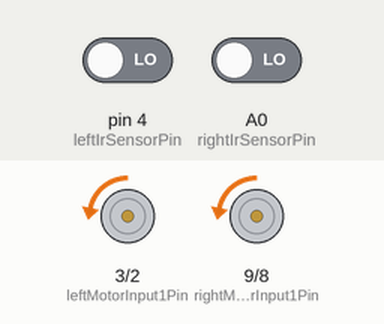
This sketch was run on a simulated Arduino Uno, built with avr-gcc and run on an emulated ATmega328P. Shown: motor-driver pin pairs drawn as motors (green arrow = first pin HIGH = forward, orange = second pin HIGH = backward, longer = more drive, scaled by the enable pin). The inputs (shaded band) are chosen by the test bench; at power-on: pin 4 (leftIrSensorPin) LOW, A0 (rightIrSensorPin) LOW. What the sketch prints to the serial monitor is not drawn.

Above: at 2.2 s.
2.3 s: pin 4 (leftIrSensorPin) driven HIGH
At 3.2 s:
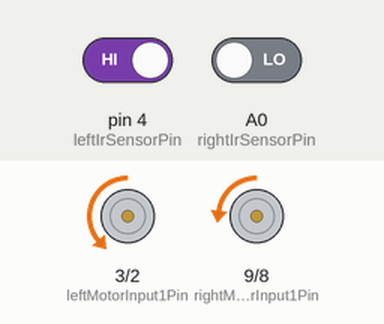
3.8 s: A0 (rightIrSensorPin) driven HIGH
At 4.3 s:
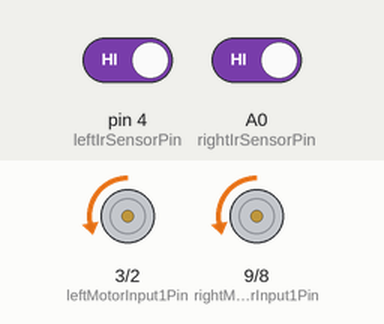
5.3 s: pin 4 (leftIrSensorPin) driven LOW
At 6.6 s:
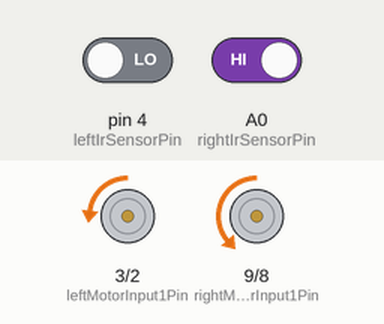
Timing chart, 0 to 8.3 s (numbered marks = the images above; inputs shaded):
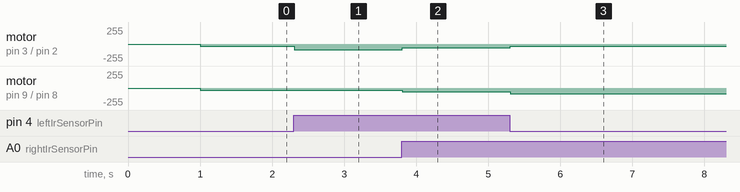

Measured:
- after the input at 2.3 s, motor on pin 3 (leftMotorInput1Pin) / pin 2 (leftMotorInput2Pin): backward 30/255 → backward 85/255 at once; motor on pin 9 (rightMotorInput1Pin) / pin 8 (rightMotorInput2Pin): backward 30/255 → backward 35/255 at once
- after the input at 3.8 s, motor on pin 3 (leftMotorInput1Pin) / pin 2 (leftMotorInput2Pin): backward 85/255 → backward 55/255 at once; motor on pin 9 (rightMotorInput1Pin) / pin 8 (rightMotorInput2Pin): backward 35/255 → backward 55/255 at once
- after the input at 5.3 s, motor on pin 3 (leftMotorInput1Pin) / pin 2 (leftMotorInput2Pin): backward 55/255 → backward 35/255 at once; motor on pin 9 (rightMotorInput1Pin) / pin 8 (rightMotorInput2Pin): backward 55/255 → backward 85/255 at once

The sketch:

line_following_v1.ino
```cpp
// IR sensor pins
const int leftIrSensorPin = 4;
const int rightIrSensorPin = A0;

// Left motor driver pins
const int leftMotorEnablePin = 5;
const int leftMotorInput1Pin = 3;
const int leftMotorInput2Pin = 2;

// Right motor driver pins
const int rightMotorEnablePin = 10;
const int rightMotorInput1Pin = 9;
const int rightMotorInput2Pin = 8;

// Speed settings
const int straightSpeed = 55;
const int gentleTurnInnerSpeed = 35;
const int gentleTurnOuterSpeed = 85;
const int sharpTurnInnerSpeed = 25;
const int sharpTurnOuterSpeed = 100;
const int lineSearchSpeed = 30;

// Sensor and hardware settings
const bool blackIsLow = false;
const bool invertSteering = true;
const bool swapSensors = false;
const bool swapMotors = false;

// Timing settings
const unsigned long loopDelayMs = 5;
const int sensorSampleCount = 3;
const unsigned int sensorSampleDelayUs = 200;

enum Direction {
  directionNone,
  directionForward,
  directionLeft,
  directionRight
};

Direction lastDetectedDirection = directionForward;

void setup() {
  Serial.begin(9600);

  pinMode(leftIrSensorPin, INPUT);
  pinMode(rightIrSensorPin, INPUT);

  pinMode(leftMotorEnablePin, OUTPUT);
  pinMode(leftMotorInput1Pin, OUTPUT);
  pinMode(leftMotorInput2Pin, OUTPUT);

  pinMode(rightMotorEnablePin, OUTPUT);
  pinMode(rightMotorInput1Pin, OUTPUT);
  pinMode(rightMotorInput2Pin, OUTPUT);

  stopMotors();
  delay(1000);

  Serial.println("Line follower started");
}

void loop() {
  followLine();
  delay(loopDelayMs);
}

void followLine() {
  bool leftSensorDetectsBlack = readBlackSurface(leftIrSensorPin);
  bool rightSensorDetectsBlack = readBlackSurface(rightIrSensorPin);

  if (swapSensors) {
    const bool temporarySensorValue = leftSensorDetectsBlack;
    leftSensorDetectsBlack = rightSensorDetectsBlack;
    rightSensorDetectsBlack = temporarySensorValue;
  }

  if (leftSensorDetectsBlack && rightSensorDetectsBlack) {
    lastDetectedDirection = directionForward;
    driveForward(straightSpeed, straightSpeed);
  } else if (leftSensorDetectsBlack && !rightSensorDetectsBlack) {
    lastDetectedDirection = directionLeft;

    if (invertSteering) {
      turnRightGently();
    } else {
      turnLeftGently();
    }
  } else if (!leftSensorDetectsBlack && rightSensorDetectsBlack) {
    lastDetectedDirection = directionRight;

    if (invertSteering) {
      turnLeftGently();
    } else {
      turnRightGently();
    }
  } else {
    recoverLostLine();
  }
}

void recoverLostLine() {
  if (lastDetectedDirection == directionLeft) {
    if (invertSteering) {
      turnRightSharply();
    } else {
      turnLeftSharply();
    }
  } else if (lastDetectedDirection == directionRight) {
    if (invertSteering) {
      turnLeftSharply();
    } else {
      turnRightSharply();
    }
  } else {
    driveForward(lineSearchSpeed, lineSearchSpeed);
  }
}

bool readBlackSurface(int sensorPin) {
  int blackDetectionCount = 0;

  for (int sampleIndex = 0;
       sampleIndex < sensorSampleCount;
       sampleIndex++) {
    const int sensorValue = digitalRead(sensorPin);

    if (sensorValueRepresentsBlack(sensorValue)) {
      blackDetectionCount++;
    }

    delayMicroseconds(sensorSampleDelayUs);
  }

  return blackDetectionCount > sensorSampleCount / 2;
}

bool sensorValueRepresentsBlack(int sensorValue) {
  if (blackIsLow) {
    return sensorValue == LOW;
  }

  return sensorValue == HIGH;
}

void turnLeftGently() {
  driveForward(
    gentleTurnInnerSpeed,
    gentleTurnOuterSpeed
  );
}

void turnRightGently() {
  driveForward(
    gentleTurnOuterSpeed,
    gentleTurnInnerSpeed
  );
}

void turnLeftSharply() {
  driveForward(
    sharpTurnInnerSpeed,
    sharpTurnOuterSpeed
  );
}

void turnRightSharply() {
  driveForward(
    sharpTurnOuterSpeed,
    sharpTurnInnerSpeed
  );
}

void driveForward(int leftMotorSpeed, int rightMotorSpeed) {
  setLeftMotor(leftMotorSpeed, true);
  setRightMotor(rightMotorSpeed, true);
}

void setLeftMotor(int motorSpeed, bool moveForward) {
  if (swapMotors) {
    setMotor(
      rightMotorEnablePin,
      rightMotorInput1Pin,
      rightMotorInput2Pin,
      motorSpeed,
      moveForward
    );
  } else {
    setMotor(
      leftMotorEnablePin,
      leftMotorInput1Pin,
      leftMotorInput2Pin,
      motorSpeed,
      moveForward
    );
  }
}

void setRightMotor(int motorSpeed, bool moveForward) {
  if (swapMotors) {
    setMotor(
      leftMotorEnablePin,
      leftMotorInput1Pin,
      leftMotorInput2Pin,
      motorSpeed,
      moveForward
    );
  } else {
    setMotor(
      rightMotorEnablePin,
      rightMotorInput1Pin,
      rightMotorInput2Pin,
      motorSpeed,
      moveForward
    );
  }
}

void setMotor(
  int enablePin,
  int input1Pin,
  int input2Pin,
  int requestedSpeed,
  bool moveForward
) {
  const int constrainedSpeed = constrain(requestedSpeed, 0, 255);

  analogWrite(enablePin, constrainedSpeed);

  if (moveForward) {
    digitalWrite(input1Pin, LOW);
    digitalWrite(input2Pin, HIGH);
  } else {
    digitalWrite(input1Pin, HIGH);
    digitalWrite(input2Pin, LOW);
  }
}

void stopMotors() {
  analogWrite(leftMotorEnablePin, 0);
  analogWrite(rightMotorEnablePin, 0);

  digitalWrite(leftMotorInput1Pin, LOW);
  digitalWrite(leftMotorInput2Pin, LOW);

  digitalWrite(rightMotorInput1Pin, LOW);
  digitalWrite(rightMotorInput2Pin, LOW);
}
```
